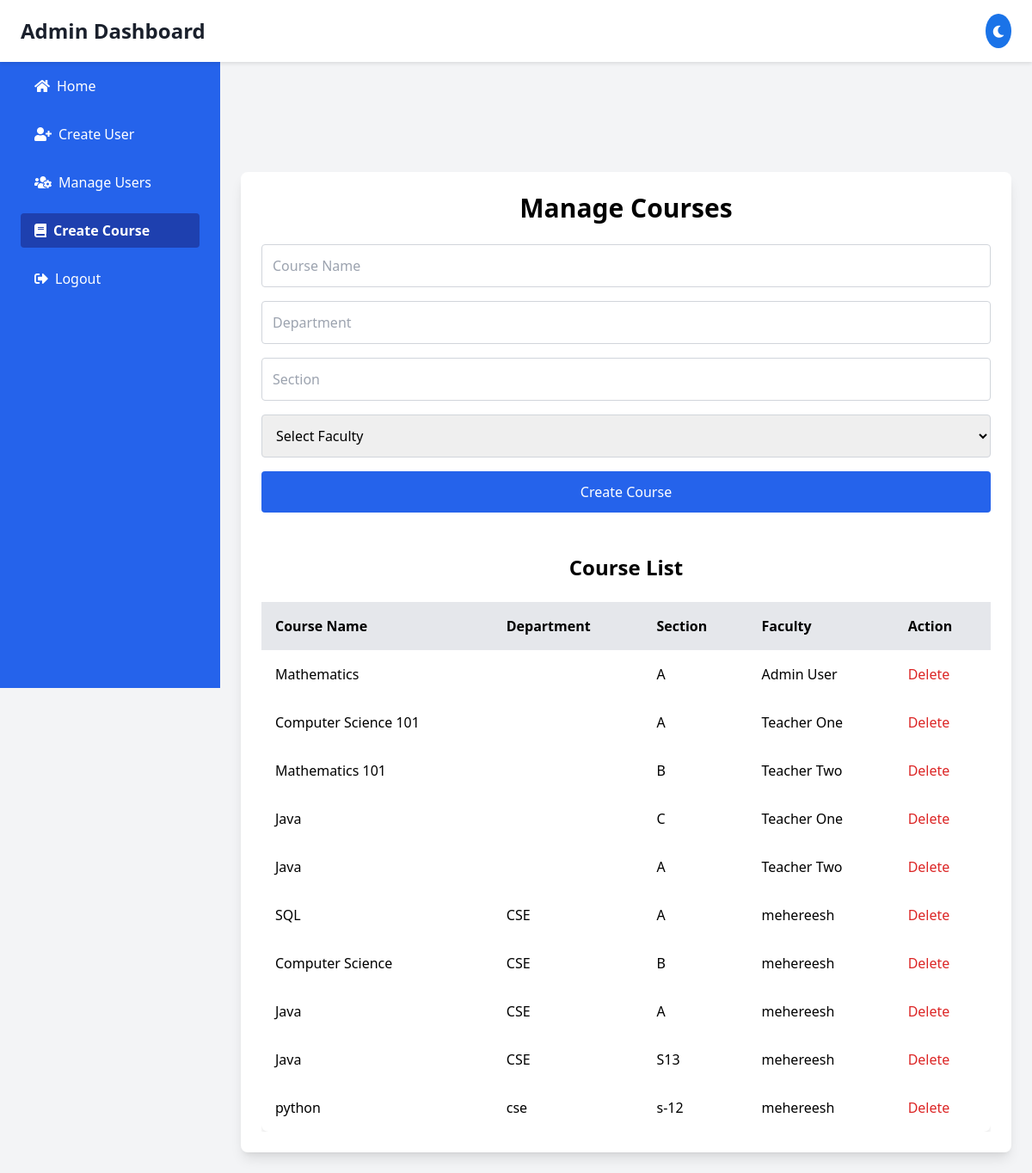
Screenshot of /admin/create_course.php (signed in) with the database file from the repository.
### tables this page shows
CREATE TABLE `courses` (
  `id` int(11) NOT NULL,
  `course_name` varchar(100) NOT NULL,
  `faculty_id` int(11) NOT NULL,
  `section` varchar(100) NOT NULL,
  `created_at` timestamp NOT NULL DEFAULT current_timestamp(),
  `department` varchar(100) NOT NULL
);

CREATE TABLE `users` (
  `id` int(11) NOT NULL,
  `name` varchar(100) NOT NULL,
  `email` varchar(100) NOT NULL,
  `password` varchar(255) DEFAULT NULL,
  `role` enum('admin','teacher','student') NOT NULL,
  `department` varchar(100) DEFAULT NULL,
  `year` int(11) DEFAULT NULL,
  `created_at` timestamp NOT NULL DEFAULT current_timestamp(),
  `section` varchar(50) NOT NULL
);

### admin/create_course.php (the view, shortened to what this page needs)
<?php
include('../config/database.php');
$sql_courses = "SELECT courses.id, courses.course_name, courses.department, courses.section, users.name AS faculty_name
                FROM courses
                LEFT JOIN users ON courses.faculty_id = users.id";
$result_courses = $conn->query($sql_courses);
?>
<!DOCTYPE html>
<html lang="en">
<head>
    <script src="https://cdn.tailwindcss.com"></script>
    <link rel="stylesheet" href="https://cdnjs.cloudflare.com/ajax/libs/font-awesome/5.15.3/css/all.min.css"></link>
</head>
<body class="bg-gray-100">
    <?php include('partials/header.php'); ?>
    <div class="main-content p-6 md:ml-64 mt-16">
        <div class="w-full max-w-4xl mx-auto bg-white rounded-lg shadow-lg p-6">
            <h1 class="text-3xl font-semibold text-center mb-6">Manage Courses</h1>
            <form method="post" action="create_course.php" class="space-y-4">
                <div>
                    <input type="text" name="course_name" placeholder="Course Name" required class="w-full p-3 border border-gray-300 rounded focus:outline-none focus:ring-2 focus:ring-blue-600 transition duration-200">
                </div>
                <div>
                    <input type="text" name="department" placeholder="Department" required class="w-full p-3 border border-gray-300 rounded focus:outline-none focus:ring-2 focus:ring-blue-600 transition duration-200">
                </div>
                <div>
                    <input type="text" name="section" placeholder="Section" required class="w-full p-3 border border-gray-300 rounded focus:outline-none focus:ring-2 focus:ring-blue-600 transition duration-200">
                </div>
                <div>
                    <select name="faculty_id" required class="w-full p-3 border border-gray-300 rounded focus:outline-none focus:ring-2 focus:ring-blue-600 transition duration-200">
                        <option value="">Select Faculty</option>
                    </select>
                </div>
                <div>
                    <button type="submit" class="w-full p-3 bg-blue-600 text-white rounded hover:bg-blue-700 transition duration-200">Create Course</button>
                </div>
            </form>
            <h2 class="text-2xl font-semibold text-center mt-12 mb-6">Course List</h2>
            <div class="overflow-x-auto">
                <table class="w-full table-auto bg-white rounded-lg shadow-lg">
                    <thead>
                        <tr class="bg-gray-200">
                            <th class="p-4 text-left">Course Name</th>
                            <th class="p-4 text-left">Department</th>
                            <th class="p-4 text-left">Section</th>
                            <th class="p-4 text-left">Faculty</th>
                            <th class="p-4 text-left">Action</th>
                        </tr>
                    </thead>
                    <tbody>
                        <?php while ($course = $result_courses->fetch_assoc()) { ?>
                            <tr class="hover:bg-gray-100 transition duration-200">
                                <td class="p-4"><?php echo htmlspecialchars($course['course_name']); ?></td>
                                <td class="p-4"><?php echo htmlspecialchars($course['department']); ?></td>
                                <td class="p-4"><?php echo htmlspecialchars($course['section']); ?></td>
                                <td class="p-4"><?php echo htmlspecialchars($course['faculty_name']); ?></td>
                                <td class="p-4">
                                    <a href="create_course.php?delete_id=<?php echo $course['id']; ?>"
                                       onclick="return confirm('Are you sure you want to delete this course?');"
                                       class="text-red-600 hover:text-red-800 transition duration-200">Delete</a>
                                </td>
                            </tr>
                        <?php } ?>
                    </tbody>
                </table>
            </div>
        </div>
    </div>
</body>
</html>

### admin/partials/header.php (style rules this page uses)
body { display: flex; flex-direction: column; min-height: 100vh; }
.main-content { flex: 1; overflow-y: auto; }

### rows the page displays
courses: course_name "Mathematics", section "A", faculty.name "Admin User"
courses: course_name "Computer Science 101", section "A", faculty.name "Teacher One"
courses: course_name "Mathematics 101", section "B", faculty.name "Teacher Two"
courses: course_name "Java", section "C", faculty.name "Teacher One"
courses: course_name "Java", section "A", faculty.name "Teacher Two"
courses: course_name "SQL", department "CSE", section "A", faculty.name "mehereesh"
courses: course_name "Computer Science", department "CSE", section "B", faculty.name "mehereesh"
courses: course_name "Java", department "CSE", section "A", faculty.name "mehereesh"
courses: course_name "Java", department "CSE", section "S13", faculty.name "mehereesh"
courses: course_name "python", department "cse", section "s-12", faculty.name "mehereesh"
